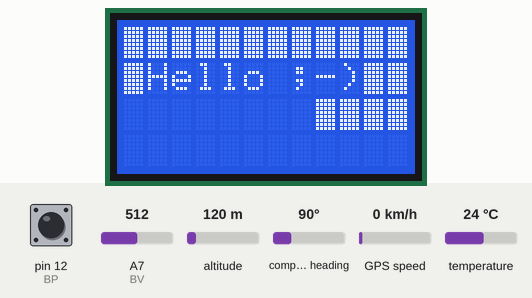
A sketch run on a simulated Arduino Nano, built with avr-gcc and run on an emulated ATmega328P. Parts: 12×4 character LCD. The test bench sets the inputs (shaded band); at power-on: A7 (BV) = 512, pin 12 (BP) HIGH, altitude 120 m, compass heading 90°, GPS speed 0 km/h, temperature 24 °C. The GPS gets a fix after 3 s at 37.7749, -122.4194 with 8 satellites.

Above: at 6.6 s.
At 12.9 s:
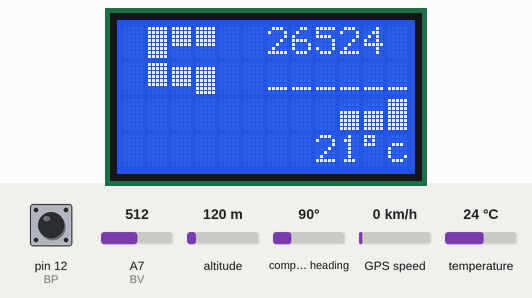
13.0 s: A7 (BV) set to 530
16.3 s: A7 (BV) set to 559
At 16.8 s:
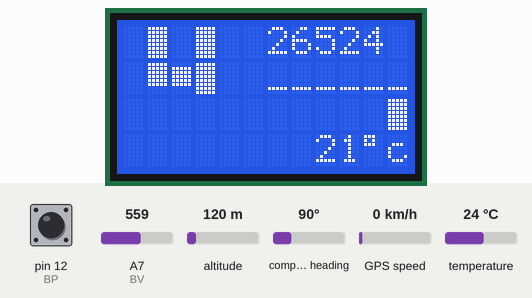
18.4 s: A7 (BV) set to 608
19.9 s: A7 (BV) set to 636
At 20.3 s:
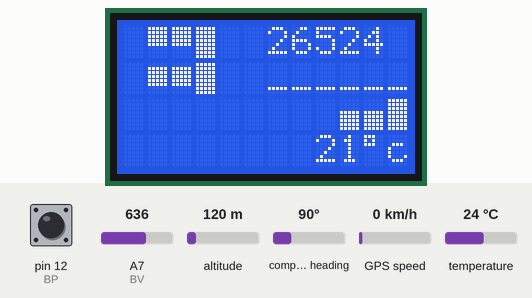
21.9 s: A7 (BV) set to 366
At 22.4 s:
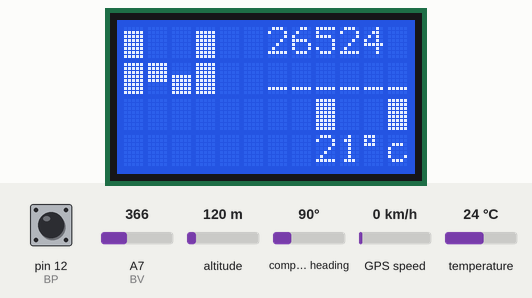
24.1 s: A7 (BV) set to 391
At 24.6 s:
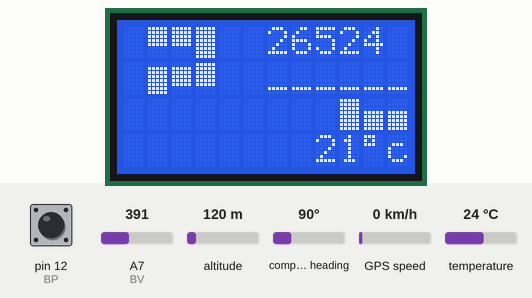

Measured:
- the behaviour switches between 540 and 541 on A7 (BV) (found by bisection; images 1 and 2)
- the behaviour switches between 625 and 626 on A7 (BV) (found by bisection; images 2 and 3)
- the behaviour switches between 376 and 377 on A7 (BV) (found by bisection; images 4 and 5)
- after the input at 16.3 s, the display: first changes after 0.10 s (image 2 shows a later state)
- after the input at 19.9 s, the display: first changes after 0.06 s (image 3 shows a later state)
- after the input at 21.9 s, the display: first changes after 0.11 s (image 4 shows a later state)
- after the input at 24.1 s, the display: first changes after 0.12 s (image 5 shows a later state)

The sketch:

tbl_bord2.ino
```cpp
///////////////////////////////
////  Alexandre OGER 2016  ////
///////////////////////////////


// afficheur tb de bord moto multifonctions


//afficheur lcd 12x4 sur bus i2c
// capteur 6 positions sur la boite de vitesse (N-1-2-3-4-5) relié à un pont diviseur de tension et lecture sur pin analogique
// GPS sur port serie pour infos horloge et vitesse
// capteur de temp exterieur sur bus onewire


/*|

                                             ________| |__
                               MOSI          | |()|  | | | SCK
                               RX_LED/SS     |       | | | MISO
                               1/TX          |      ICSP | VIN   -------- Alim moto
                               0/RX          |           | GND   ------- Masse lcd+gps+moto
                               RESET         |           | RESET
                               GND           |           | +5V   ------- VCC lcd + GPS
        ----SDA (DC) LCD        2/SDA        | ARDUINO   | NC
        ----SCL (CS) LCD        3(PWM)/SCL   |           | NC
                               4/A6          |           | A5
                               5 (PWM)       |   MICRO   | A4
 capteur BV (0-5V analogique)  6 (PWM)/A7    |           | A3
                               7             |           | A2
        ----RX soft (GPS)      8/A9          |           | A1
        ----TX soft (GPS)      9 (PWM)/A10   |           | A0
        ----one wire (temp)    10 (PWM) /A11 |           | AREF
                               11(PWM)       |   _____   | 3.3V
      ----BP (heure ete/hiver) 12 (PWM)/A12  |  [ USB ]  | 13 (PWM)
                                             ----|___|---

*/

//conf afficheur LCD 12x4
#include <Wire.h>
#include <LiquidCrystal_I2C.h>
LiquidCrystal_I2C lcd(0x27,12,4);

//conf onewire
#include <OneWire.h>
OneWire  ds(10);
//a changer si autre capteur avec une autre id
byte addr[8]= {0x28, 0xFF, 0xEF, 0xA2, 0x61, 0x15, 0x02, 0xF2};


//conf gps
#include <TinyGPS++.h>
#include <SoftwareSerial.h>
static const int RXPin = 8, TXPin = 9;
static const uint32_t GPSBaud = 4800;
TinyGPSPlus gps;
SoftwareSerial ss(RXPin, TXPin);


//conf eprom (heurehive/ete)
#include <EEPROM.h>


//variables diverses

uint8_t gpsok=0;
uint8_t sensorVal;
uint8_t rapport=9;
uint8_t rapport_courant=9;
uint8_t compte=0;

uint8_t BP=12;
uint8_t BV=A7;

int  celsius=20;


uint8_t heure_courante=99;
uint8_t minute_courante=99;
uint8_t heures;
uint8_t minutes;
int     vitesse_courante=999;
uint8_t temp_courante=99;
uint8_t offset_temps;

uint8_t cc0[8] = {     // caractere perso 0
    B10000,
    B10000,
    B10000,
    B10000,
    B10000,
    B10000,
    B10000,
    B10000
 };

uint8_t cc1[8] = {     // caractere perso 1
    B11111,
    B11111,
    B11111,
    B11111,
    B11111,
    B11111,
    B11111,
    B11111
 };

uint8_t cc2[8] = {    // caractere perso 2
    B11111,
    B11111,
    B11111,
    B11111,
    B11111,
    B00000,
    B00000,
    B00000
  };

uint8_t cc3[8] = {    // caractere perso 3
    B00000,
    B00000,
    B00000,
    B11111,
    B11111,
    B11111,
    B11111,
    B11111
  };

uint8_t cc4[8] = {   // caractere perso 4
    B00000,
    B00000,
    B00000,
    B00000,
    B00000,
    B00000,
    B00000,
    B00000
  };

uint8_t cc5[8] = {    // caractere perso 5
    B11111,
    B11111,
    B11111,
    B11111,
    B11111,
    B11111,
    B00000,
    B00000
  };

uint8_t cc6[8] = {    // caractere perso 6
    B00000,
    B11111,
    B11111,
    B11111,
    B11111,
    B11111,
    B00000,
    B00000
  };

uint8_t cc7[8] = {     // caractere perso 7
    B00000,
    B11111,
    B11111,
    B11111,
    B11111,
    B11111,
    B11111,
    B11111
  };


// tblx des caracteres perso pour former les nums sur 3 colonnes + le 'N' sur 4 colonnes
//            0 (N)      1        2         3        4        5        6        7        8        9
char bn1[]={7,4,4,7,   3,1,4,   2,2,1,    2,2,1,   1,4,1,   1,2,2,   1,2,2,   2,2,1,   1,2,1,   1,2,1};
char bn2[]={1,2,3,1,   4,1,4,   7,6,5,    6,6,1,   5,6,1,   5,6,7,   1,6,7,   4,4,1,   1,6,1,   5,6,1};
char bn3[]={1,4,4,1,   3,1,3,   1,3,3,    3,3,1,   4,4,1,   3,3,1,   1,3,1,   4,4,1,   1,3,1,   3,3,1};


void setup() {

  pinMode(BP,INPUT_PULLUP); //bp pour passage heure d'ete/heure d'hiver
  pinMode(BV,INPUT);//capteur BV lecture tension sur

  //demarrage port serie soft
  ss.begin(GPSBaud);


  //bus onewire (capteur de temp)
  ds.reset();
  ds.select(addr);
  ds.reset();
  ds.select(addr);

  /*
   ds.write(0x4E);     //indique que l'on va ecrire dans la ram
   ds.write(0x4B);    // valeur par defaut de l'alarme temp haute
   ds.write(0x46);    // valeur par defaut de l'alarme temp basse
   ds.write(0x1F);    // 9-bit = 0.5 deg
   ds.reset();
  */

  lcd.init();
  lcd.init();
  lcd.backlight();
  lcd.clear();

  //on pousse les caracteres perso dans l'afficheur
  lcd.createChar(0,cc0);
  lcd.createChar(1,cc1);
  lcd.createChar(2,cc2);
  lcd.createChar(3,cc3);
  lcd.createChar(4,cc4);
  lcd.createChar(5,cc5);
  lcd.createChar(6,cc6);
  lcd.createChar(7,cc7);

  anim_demarrage();

  check_temp();

  //lecture decalage heure ete/hiver
  offset_temps=EEPROM.read(1);


}


void loop() {

     verif_rapport();

     //delai pour check des trames du GPS
     smartDelay(500);

     sensorVal = digitalRead(BP);
     if (sensorVal == LOW) {
        heure_hiver_ete();
     }

     if (compte==20){
       check_temp();
       compte=0;
     }

    verif_rapport();

    if(gpsok==1){
        recup_gps();
    }else{
       check_gps();
    }

    compte++;
}

void affgrandnombre(int digit)
{
  if(digit==0){
      // cas specifique du 'N' sur 4 colonnes
      // Ligne 1
      lcd.setCursor(0,0);
      lcd.write(bn1[0]);
      lcd.write(bn1[1]);
      lcd.write(bn1[2]);
      lcd.write(bn1[3]);
      // Ligne 2
      lcd.setCursor(0,1);
      lcd.write(bn2[0]);
      lcd.write(bn2[1]);
      lcd.write(bn2[2]);
      lcd.write(bn2[3]);
      // Ligne 3
      lcd.setCursor(0,2);
      lcd.write(bn3[0]);
      lcd.write(bn3[1]);
      lcd.write(bn3[2]);
      lcd.write(bn3[3]);
  }else{
      // chiffre de 1 à 9 sur 3 colonnes
      // Ligne 1
      lcd.setCursor(1,0);
      lcd.write(bn1[digit*3+1]);
      lcd.write(bn1[digit*3+2]);
      lcd.write(bn1[digit*3+3]);
      // Ligne 2
      lcd.setCursor(1,1);
      lcd.write(bn2[digit*3+1]);
      lcd.write(bn2[digit*3+2]);
      lcd.write(bn2[digit*3+3]);
      // Ligne 3
      lcd.setCursor(1,2);
      lcd.write(bn3[digit*3+1]);
      lcd.write(bn3[digit*3+2]);
      lcd.write(bn3[digit*3+3]);
  }
}


void smartDelay(unsigned long ms){

    lcd.setCursor(11,0);
    lcd.print(" ");

    unsigned long start = millis();
    do{
      while (ss.available()) {
        gps.encode(ss.read());
      }
    }while (millis() - start < ms);

    lcd.setCursor(11,0);
    lcd.write(2);

}


void check_gps(){

   for(uint8_t j=0;j<11;j++){
      verif_rapport();
      if(gps.location.isValid()){
        gpsok=1;
        break;
      }
      delay(500);
   }

}


void heure_hiver_ete(){
  if(offset_temps==1){
    EEPROM.write(1, 2);
    offset_temps=2;
  }else{
    EEPROM.write(1, 1);
    offset_temps=1;
  }
  recup_gps();
  delay(1000);
}


void recup_gps(){

  char buf [4];

  //horloge
  heures=gps.time.hour()+offset_temps;
  minutes=gps.time.minute();

  if(heures !=heure_courante){
    /*
    if(heure_courante!=99){
       lcd.setCursor(0, 3);
       lcd.print("  ") ;
    }
    */
    sprintf(buf, "%02d", gps.time.hour()+offset_temps);
    lcd.setCursor(6, 0);
    lcd.print(buf) ;
    heure_courante=heures;
  }
   if(minutes !=minute_courante){
    /*
    if(minute_courante!=99){
       lcd.setCursor(3, 3);
       lcd.print("  ") ;
    }
    */
    sprintf(buf, "%02d", gps.time.minute());
    lcd.setCursor(9, 0);
    lcd.print(buf) ;
    minute_courante=minutes;
  }

  //direction
  // lcd.setCursor(6, 1);
  // lcd.print(gps.cardinal(gps.course.deg()));
  //lcd.print(gps.course.deg());

  //vitesse
  int vi = abs((int)gps.speed.kmph());

  if(vi !=vitesse_courante){
    /*
    if(vitesse_courante!=999){
       lcd.setCursor(8, 1);
       lcd.print("   ") ;
    }
    */


    lcd.setCursor(8, 2);
    lcd.print("    ") ;

    lcd.setCursor(9, 2);

    if (vi>100){
       lcd.setCursor(8, 2);
    }


    lcd.print(vi) ;
    vitesse_courante=vi;
  }
}


void check_temp(){
  //Serial.print("temperature: ");
  byte i;
  byte data[12];


  /*
  if ( !ds.search(addr)) {
    ds.reset_search();
    delay(200);
    Serial.println("pas cool");
    return;
  }
  if (OneWire::crc8(addr, 7) != addr[7]) {
      Serial.println("pas cool2");
      return;
  }
  for ( i = 0; i < 8; i++) {
    Serial.println(addr[i]);
  }
  */

  ds.reset();
  ds.select(addr);
  ds.write(0x44, 1);
  delay(150);
  ds.reset();
  ds.select(addr);
  ds.write(0xBE);
  for ( i = 0; i < 9; i++) {
    data[i] = ds.read();
  }

  int16_t raw = (data[1] << 8) | data[0];
  byte cfg = (data[4] & 0x60);
  if (cfg == 0x00) raw = raw & ~7;  // 9 bit resolution, 93.75 ms
  else if (cfg == 0x20) raw = raw & ~3; // 10 bit res, 187.5 ms
  else if (cfg == 0x40) raw = raw & ~1; // 11 bit res, 375 ms
  //// default is 12 bit resolution, 750 ms conversion time
  celsius = round((float)raw / 16.0)-3;
  aff_temp(celsius);
  //Serial.println(celsius);
}


void aff_temp(int valeur){

  char buf [4];
  if(valeur !=temp_courante){
    /*
    if(temp_courante!=99){
       lcd.setCursor(8, 3);
       lcd.print("  ") ;
    }
    */
    sprintf (buf, "%02i", valeur);
    lcd.setCursor(0, 3);
    lcd.print(buf) ;
    temp_courante=valeur;
  }
}


void verif_rapport(){

     int capteur_boite = analogRead(BV);
     //lcd.setCursor(7, 1);
     //lcd.print("    ") ;
     //lcd.setCursor(7, 1);
     //lcd.print(capteur_boite) ;

     if (capteur_boite > 460 && capteur_boite < 539) {
        rapport=5;
        if (rapport!=rapport_courant) {
          aff_rapport(5);
          rapport_courant=rapport;
        }
        return;
     }
     if (capteur_boite > 540 && capteur_boite < 624) {
        rapport=4;
        if (rapport!=rapport_courant) {
          aff_rapport(4);
          rapport_courant=rapport;
        }
        return;
     }
     if (capteur_boite > 625 ) {
        rapport=3;
        if (rapport!=rapport_courant) {
          aff_rapport(3);
          rapport_courant=rapport;
        }
        return;
     }
     if (capteur_boite > 376 && capteur_boite < 459) {
        rapport=2;
        if (rapport!=rapport_courant) {
          aff_rapport(2);
          rapport_courant=rapport;
        }
        return;
     }
     if ( capteur_boite < 240) {
        rapport=1;
        if (rapport!=rapport_courant) {
          aff_rapport(1);
          rapport_courant=rapport;
        }
        return;
     }
     if (capteur_boite > 241 && capteur_boite < 375) {
        rapport=0;
        if (rapport!=rapport_courant) {
          aff_rapport(0);
          rapport_courant=rapport;
        }
        return;
     }

}


void aff_rapport(uint8_t valeur)
{
   vide_rapport();
   affgrandnombre(valeur);
}


void vide_rapport(){
  for(int i=0;i<4;i++){
    for(int j=0;j<3;j++){
      lcd.setCursor(i, j);
      lcd.print(" ");
    }
  }
}


void anim_demarrage(){

 for(int j=0;j<3;j++){
      for(int i=2;i<10;i++){
        lcd.setCursor(i, 1);
        lcd.write(1);
        if (i>0) {
          lcd.setCursor(i-1, 1);
          lcd.write(4);
        }
        delay(120);
      }

      for(int i=8;i>2;i--){
        lcd.setCursor(i, 1);
        lcd.write(1);
        lcd.setCursor(i+1, 1);
        lcd.write(4);
        delay(120);
      }
 }

  lcd.clear();

  for(int i=0;i<12;i++){
    lcd.setCursor(i, 0);
    lcd.write(1);
    lcd.setCursor(i, 1);
    lcd.write(1);
    lcd.setCursor(i, 2);
    lcd.write(1);
    delay(90);
  }

  lcd.setCursor(1, 1);
  lcd.print("Hello ;-)") ;
  delay (3000);
  lcd.clear();
  lcd.setCursor(0, 1);
  lcd.print("  AffMeule  ") ;
  lcd.setCursor(0, 3);
  lcd.print("(c) Alex '16") ;
  delay (2000);
  //fin anim

  lcd.clear();

  //affichege des elements de fond
  lcd.setCursor(8, 0);
  //lcd.setCursor(2, 3);
  lcd.print(":") ;

  lcd.setCursor(2, 3);
  //lcd.setCursor(10, 3);
  lcd.print((char)223);
  lcd.print("c") ;

  lcd.setCursor(8, 3);
  lcd.print("Kmh") ;

  lcd.setCursor(6,1);
    lcd.print("_") ;
    lcd.print("_") ;
    lcd.print("_") ;
    lcd.print("_") ;
    lcd.print("_") ;
    lcd.print("_") ;

  lcd.setCursor(6,2);
    lcd.write(0);

  lcd.setCursor(6,3);
    lcd.write(0);

}
```
